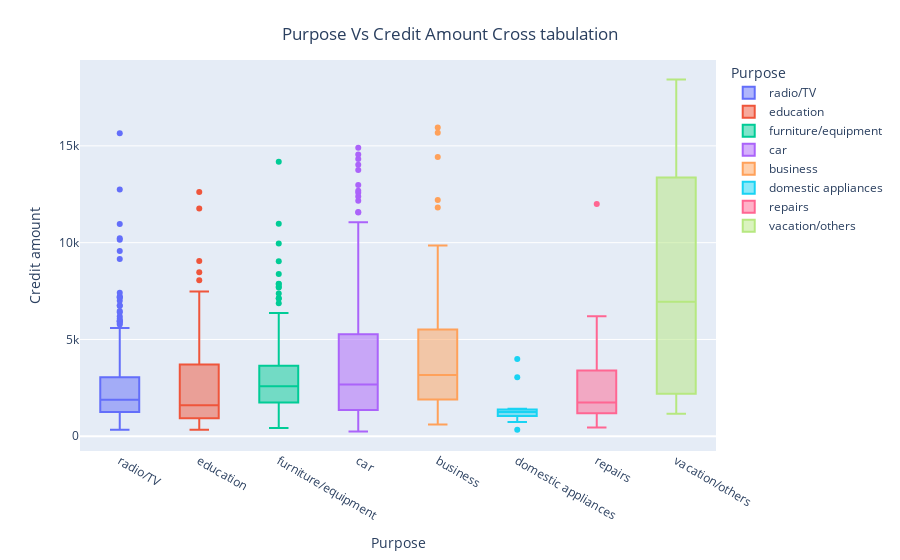

This figure's notebook cell:
### Code cell
import plotly.express as px
# purpose vs credit amount

SC =data.loc[:,['Purpose','Credit amount']]
fig = px.box(SC, x="Purpose", y="Credit amount", color="Purpose")
fig.update_traces(quartilemethod="exclusive") # or "inclusive", or "linear" by default
fig.update_layout(
    title={
          'text':"Purpose Vs Credit Amount Cross tabulation",
        'y':.95,
        'x':.5,
        'xanchor': 'center',
        'yanchor': 'top'
    },
    xaxis_title="Purpose",
    yaxis_title="Credit amount",
   
)
fig.show()

### Figure 1 — Plotly figure (JSON) as saved in the notebook; plotly's stock layout.template omitted (floating-point values rounded to 4 significant figures; data arrays with more than 128 entries replaced by an {"elided": "..."} marker saying what was removed)
{"data": [{"alignmentgroup": "True", "hovertemplate": "Purpose=%{x}<br>Credit amount=%{y}<extra></extra>", "legendgroup": "radio/TV", "marker": {"color": "#636efa"}, "name": "radio/TV", "notched": false, "offsetgroup": "radio/TV", "orientation": "v", "quartilemethod": "exclusive", "showlegend": true, "type": "box", "x": {"elided": "280 str values"}, "x0": " ", "xaxis": "x", "y": {"elided": "280 int values"}, "y0": " ", "yaxis": "y"}, {"alignmentgroup": "True", "hovertemplate": "Purpose=%{x}<br>Credit amount=%{y}<extra></extra>", "legendgroup": "education", "marker": {"color": "#EF553B"}, "name": "education", "notched": false, "offsetgroup": "education", "orientation": "v", "quartilemethod": "exclusive", "showlegend": true, "type": "box", "x": ["education", "education", "education", "education", "education", "education", "education", "education", "education", "education", "education", "education", "education", "education", "education", "education", "education", "education", "education", "education", "education", "education", "education", "education", "education", "education", "education", "education", "education", "education", "education", "education", "education", "education", "education", "education", "education", "education", "education", "education", "education", "education", "education", "education", "education", "education", "education", "education", "education", "education", "education", "education", "education", "education", "education", "education", "education", "education", "education"], "x0": " ", "xaxis": "x", "y": [2096, 9055, 6110, 1819, 1977, 12612, 2012, 392, 6887, 339, 3414, 1501, 936, 902, 932, 1200, 3447, 2748, 701, 1864, 5743, 1136, 727, 1239, 11760, 8471, 719, 1244, 754, 448, 1238, 1532, 2273, 2319, 1199, 1927, 937, 1837, 3832, 1393, 750, 4623, 684, 7476, 1047, 1538, 1905, 1198, 433, 8065, 1410, 6224, 5998, 1597, 894, 795, 3711, 6288, 3565], "y0": " ", "yaxis": "y"}, {"alignmentgroup": "True", "hovertemplate": "Purpose=%{x}<br>Credit amount=%{y}<extra></extra>", "legendgroup": "furniture/equipment", "marker": {"color": "#00cc96"}, "name": "furniture/equipment", "notched": false, "offsetgroup": "furniture/equipment", "orientation": "v", "quartilemethod": "exclusive", "showlegend": true, "type": "box", "x": {"elided": "181 str values"}, "x0": " ", "xaxis": "x", "y": {"elided": "181 int values"}, "y0": " ", "yaxis": "y"}, {"alignmentgroup": "True", "hovertemplate": "Purpose=%{x}<br>Credit amount=%{y}<extra></extra>", "legendgroup": "car", "marker": {"color": "#ab63fa"}, "name": "car", "notched": false, "offsetgroup": "car", "orientation": "v", "quartilemethod": "exclusive", "showlegend": true, "type": "box", "x": {"elided": "337 str values"}, "x0": " ", "xaxis": "x", "y": {"elided": "337 int values"}, "y0": " ", "yaxis": "y"}, {"alignmentgroup": "True", "hovertemplate": "Purpose=%{x}<br>Credit amount=%{y}<extra></extra>", "legendgroup": "business", "marker": {"color": "#FFA15A"}, "name": "business", "notched": false, "offsetgroup": "business", "orientation": "v", "quartilemethod": "exclusive", "showlegend": true, "type": "box", "x": ["business", "business", "business", "business", "business", "business", "business", "business", "business", "business", "business", "business", "business", "business", "business", "business", "business", "business", "business", "business", "business", "business", "business", "business", "business", "business", "business", "business", "business", "business", "business", "business", "business", "business", "business", "business", "business", "business", "business", "business", "business", "business", "business", "business", "business", "business", "business", "business", "business", "business", "business", "business", "business", "business", "business", "business", "business", "business", "business", "business", "business", "business", "business", "business", "business", "business", "business", "business", "business", "business", "business", "business", "business", "business", "business", "business", "business", "business", "business", "business", "business", "business", "business", "business", "business", "business", "business", "business", "business", "business", "business", "business", "business", "business", "business", "business", "business"], "x0": " ", "xaxis": "x", "y": [4308, 8072, 6836, 1913, 1264, 1391, 1953, 14421, 5954, 1568, 1412, 15945, 2622, 1410, 1449, 3566, 6967, 1935, 9572, 4455, 4591, 3844, 3915, 5117, 6568, 5293, 1908, 3104, 2978, 2767, 1185, 1258, 6304, 1076, 7629, 4439, 1743, 1542, 7685, 4272, 2326, 1449, 1887, 8648, 2292, 3448, 609, 1950, 2764, 1037, 8318, 2687, 4712, 806, 1572, 4241, 3863, 4526, 12204, 3652, 3914, 7980, 4221, 3609, 4139, 5742, 2580, 9857, 2503, 2528, 6416, 1275, 4280, 1797, 841, 1941, 1188, 907, 4165, 6681, 2375, 11816, 1559, 2169, 7409, 1382, 2825, 15672, 2442, 2142, 3161, 3590, 2145, 7297, 2427, 4844, 6289], "y0": " ", "yaxis": "y"}, {"alignmentgroup": "True", "hovertemplate": "Purpose=%{x}<br>Credit amount=%{y}<extra></extra>", "legendgroup": "domestic appliances", "marker": {"color": "#19d3f3"}, "name": "domestic appliances", "notched": false, "offsetgroup": "domestic appliances", "orientation": "v", "quartilemethod": "exclusive", "showlegend": true, "type": "box", "x": ["domestic appliances", "domestic appliances", "domestic appliances", "domestic appliances", "domestic appliances", "domestic appliances", "domestic appliances", "domestic appliances", "domestic appliances", "domestic appliances", "domestic appliances", "domestic appliances"], "x0": " ", "xaxis": "x", "y": [1225, 1262, 1424, 1275, 1236, 343, 1217, 741, 3990, 3051, 1338, 874], "y0": " ", "yaxis": "y"}, {"alignmentgroup": "True", "hovertemplate": "Purpose=%{x}<br>Credit amount=%{y}<extra></extra>", "legendgroup": "repairs", "marker": {"color": "#FF6692"}, "name": "repairs", "notched": false, "offsetgroup": "repairs", "orientation": "v", "quartilemethod": "exclusive", "showlegend": true, "type": "box", "x": ["repairs", "repairs", "repairs", "repairs", "repairs", "repairs", "repairs", "repairs", "repairs", "repairs", "repairs", "repairs", "repairs", "repairs", "repairs", "repairs", "repairs", "repairs", "repairs", "repairs", "repairs", "repairs"], "x0": " ", "xaxis": "x", "y": [6204, 5190, 1108, 639, 1288, 2613, 11998, 1190, 2058, 660, 3394, 1512, 5507, 996, 2384, 1308, 2631, 1555, 3872, 1943, 454, 1514], "y0": " ", "yaxis": "y"}, {"alignmentgroup": "True", "hovertemplate": "Purpose=%{x}<br>Credit amount=%{y}<extra></extra>", "legendgroup": "vacation/others", "marker": {"color": "#B6E880"}, "name": "vacation/others", "notched": false, "offsetgroup": "vacation/others", "orientation": "v", "quartilemethod": "exclusive", "showlegend": true, "type": "box", "x": ["vacation/others", "vacation/others", "vacation/others", "vacation/others", "vacation/others", "vacation/others", "vacation/others", "vacation/others", "vacation/others", "vacation/others", "vacation/others", "vacation/others"], "x0": " ", "xaxis": "x", "y": [1164, 1755, 11938, 7582, 5381, 14782, 11328, 2629, 1358, 6314, 15857, 18424], "y0": " ", "yaxis": "y"}], "layout": {"boxmode": "overlay", "legend": {"title": {"text": "Purpose"}, "tracegroupgap": 0}, "margin": {"t": 60}, "title": {"text": "Purpose Vs Credit Amount Cross tabulation", "x": 0.5, "xanchor": "center", "y": 0.95, "yanchor": "top"}, "xaxis": {"anchor": "y", "categoryarray": ["radio/TV", "education", "furniture/equipment", "car", "business", "domestic appliances", "repairs", "vacation/others"], "categoryorder": "array", "domain": [0, 1], "title": {"text": "Purpose"}}, "yaxis": {"anchor": "x", "domain": [0, 1], "title": {"text": "Credit amount"}}}}
